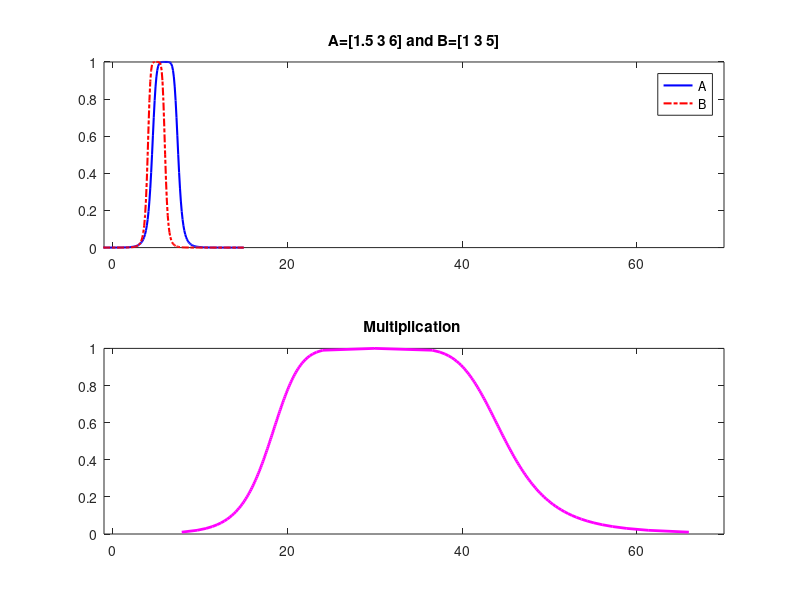

Reproduce this figure in MATLAB.
clear
clc
%  Shahab Sotudian--94125091
% Bell-shaped   Number Operations
% Bell-shaped   Number A
a1=1.5;
b1=3;
c1=6;

% Bell-shaped   Number B
a2=1;
b2=3;
c2=5;

alfa=0;
y=[];
l = -5:0.1:15;

% alfa cut
A=[(c1-a1*(((1/alfa)-1).^(0.5/b1))),(c1+a1*(((1/alfa)-1).^(0.5/b1)))];
B=[(c2-a2*(((1/alfa)-1).^(0.5/b2))),(c2+a2*(((1/alfa)-1).^(0.5/b2)))];

% Multiplication 
for i=1:1:101
    alfa=(i-1)/100;
   y(i)=alfa;
s1(i)=(c1-a1*(((1/alfa)-1).^(0.5/b1))).*(c2-a2*(((1/alfa)-1).^(0.5/b2)));
s2(i)=(c1+a1*(((1/alfa)-1).^(0.5/b1))).*(c2+a2*(((1/alfa)-1).^(0.5/b2)));


end



    subplot(211)
h1=gbellmf(l,[1.5 3 6]);
plot(l,h1,'b','linewidth',1.5)
hold on
h2=gbellmf(l,[1 3 5]);
plot(l,h2,'r-.','linewidth',1.5)
title('A=[1.5 3 6] and B=[1 3 5]')
axis([-1,70,0,1])
legend('A','B')

    subplot(212)
plot(s1,y,'m','linewidth',2)
hold on
plot(s2,y,'m','linewidth',2)
axis([-1,70,0,1])
title('Multiplication ')



